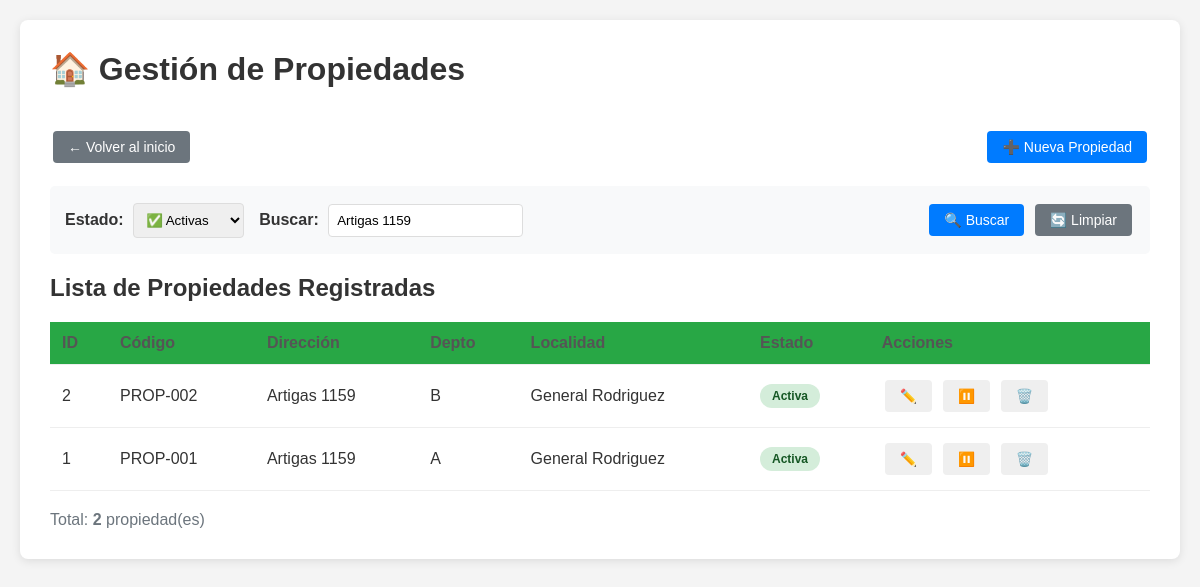
Page /form_propiedades.php?busqueda=Artigas 1159 (signed in) on the committed database.
### tables this page shows
CREATE TABLE `propiedades` (
  `id` int(11) NOT NULL AUTO_INCREMENT,
  `codigo` varchar(50) DEFAULT NULL,
  `direccion` varchar(200) NOT NULL,
  `departamento` varchar(20) DEFAULT NULL,
  `localidad` varchar(100) NOT NULL,
  `descripcion` text DEFAULT NULL,
  `activo` tinyint(1) DEFAULT 1,
  PRIMARY KEY (`id`),
  UNIQUE KEY `codigo` (`codigo`)
);

### form_propiedades.php (the view, shortened to what this page needs)
<?php
require_once 'config.php';
$filtro = $_GET['filtro'] ?? 'activas';
$busqueda = $_GET['busqueda'] ?? '';
$sql = "SELECT * FROM propiedades WHERE 1=1";
if ($filtro === 'activas') {
    $sql .= " AND activo = 1";
} elseif ($filtro === 'inactivas') {
    $sql .= " AND activo = 0";
}
if (!empty($busqueda)) {
    $sql .= " AND (direccion LIKE ? OR departamento LIKE ? OR localidad LIKE ? OR codigo LIKE ?)";
}
$sql .= " ORDER BY id DESC";
$stmt = $pdo->prepare($sql);
if (!empty($busqueda)) {
    $busquedaParam = "%$busqueda%";
    $stmt->execute([$busquedaParam, $busquedaParam, $busquedaParam, $busquedaParam]);
} else {
    $stmt->execute();
}
$propiedades = $stmt->fetchAll(PDO::FETCH_ASSOC);
?>
<!DOCTYPE html>
<html lang="es">
<head>
    <link rel="stylesheet" href="assets/css/styles.css">
</head>
<body class="form-propiedades">
    <div class="container">
        <h1>🏠 Gestión de Propiedades</h1>
        <div class="top-actions">
            <a href="index.php" class="btn btn-secondary">← Volver al inicio</a>
            <button onclick="nuevaPropiedad()" class="btn btn-primary">➕ Nueva Propiedad</button>
        </div>
        <div class="filtros">
            <form method="GET" style="display: flex; gap: 15px; align-items: center; flex-wrap: wrap; width: 100%;">
                <div>
                    <label>Estado:</label>
                    <select name="filtro" onchange="this.form.submit()">
                        <option value="activas" <?php echo $filtro === 'activas' ? 'selected' : '' ?>>✅ Activas</option>
                    </select>
                </div>
                <div style="flex-grow: 1;">
                    <label>Buscar:</label>
                    <input type="text" name="busqueda" value="<?php echo htmlspecialchars($busqueda) ?>"
                           placeholder="Dirección, departamento o localidad...">
                </div>
                <div>
                    <button type="submit" class="btn btn-primary">🔍 Buscar</button>
                    <a href="form_propiedades.php" class="btn btn-secondary">🔄 Limpiar</a>
                </div>
            </form>
        </div>
        <h2>Lista de Propiedades Registradas</h2>
        <table>
            <thead>
                <tr>
                    <th>ID</th>
                    <th>Código</th>
                    <th>Dirección</th>
                    <th>Depto</th>
                    <th>Localidad</th>
                    <th>Estado</th>
                    <th>Acciones</th>
                </tr>
            </thead>
            <tbody>
                <?php if (count($propiedades) > 0): ?>
                    <?php foreach ($propiedades as $prop): ?>
                    <tr>
                        <td><?php echo $prop['id'] ?></td>
                        <td><?php echo htmlspecialchars($prop['codigo']) ?></td>
                        <td><?php echo htmlspecialchars($prop['direccion']) ?></td>
                        <td><?php echo htmlspecialchars($prop['departamento']) ?></td>
                        <td><?php echo htmlspecialchars($prop['localidad']) ?></td>
                        <td>
                            <?php if ($prop['activo']): ?>
                                <span class="badge badge-success">Activa</span>
                            <?php else: ?>
                                <span class="badge badge-danger">Inactiva</span>
                            <?php endif; ?>
                        </td>
                        <td>
                            <button onclick="editarPropiedad(<?php echo $prop['id'] ?>)"
                                    class="btn btn-editar" title="Editar">✏️</button>
                            <?php if ($prop['activo']): ?>
                                <button onclick="desactivarPropiedad(<?php echo $prop['id'] ?>)"
                                        class="btn btn-desactivar" title="Desactivar">⏸️</button>
                            <?php else: ?>
                                <button onclick="activarPropiedad(<?php echo $prop['id'] ?>)"
                                        class="btn btn-activar" title="Activar">▶️</button>
                            <?php endif; ?>
                            <button onclick="eliminarPropiedad(<?php echo $prop['id'] ?>)"
                                    class="btn btn-eliminar" title="Eliminar">🗑️</button>
                        </td>
                    </tr>
                    <?php endforeach; ?>
                <?php endif; ?>
            </tbody>
        </table>
        <div style="margin-top: 20px; color: #6c757d;">
            Total: <strong><?php echo count($propiedades) ?></strong> propiedad(es)
        </div>
    </div>
</body>
</html>

### assets/css/styles.css (style rules this page uses)
* { margin: 0; padding: 0; box-sizing: border-box; }
body { font-family: Arial, sans-serif; background: #f4f4f4; margin: 0; padding: 20px; color: #333; }
.container { max-width: 1400px; margin: 0 auto; background: white; padding: 30px; border-radius: 8px; box-shadow: 0 2px 10px rgba(0, 0, 0, 0.1); }
h1 { color: #333; padding-bottom: 10px; margin-bottom: 30px; }
h1, h2, h3 { color: #333; }
.btn { padding: 8px 15px; margin: 3px; border: none; cursor: pointer; border-radius: 4px; font-size: 14px; text-decoration: none; display: inline-block; transition: all 0.3s; }
.btn-primary { background: #007bff; color: white; }
.btn-secondary { background: #6c757d; color: white; }
.filtros { margin: 20px 0; padding: 15px; background: #f8f9fa; border-radius: 5px; display: flex; gap: 15px; align-items: center; flex-wrap: wrap; }
.filtros label { font-weight: bold; margin-right: 5px; }
.filtros input, .filtros select { padding: 8px; border: 1px solid #ddd; border-radius: 4px; }
.top-actions { display: flex; justify-content: space-between; align-items: center; margin-bottom: 20px; }
table { width: 100%; border-collapse: collapse; margin-top: 20px; }
th, td { padding: 12px; text-align: left; border-bottom: 1px solid #eee; }
th { background: #343a40; color: white; font-weight: bold; }
.badge { display: inline-block; padding: 5px 12px; border-radius: 20px; font-size: 12px; font-weight: bold; }
.badge-success, .estado-activo { background: #d4edda; color: #155724; }
.form-propiedades h1 { border-bottom-color: #28a745; }
.form-propiedades th { background: #28a745; }
table { width: 100%; border-collapse: collapse; }
th { background: #f8f9fa; font-weight: bold; color: #555; }

### rows in the picture
propiedades: id "2", codigo "PROP-002", direccion "Artigas 1159", departamento "B", localidad "General Rodriguez", activo "Activa"
propiedades: id "1", codigo "PROP-001", direccion "Artigas 1159", departamento "A", localidad "General Rodriguez", activo "Activa"

### other values in the picture
count($propiedades) "2"
